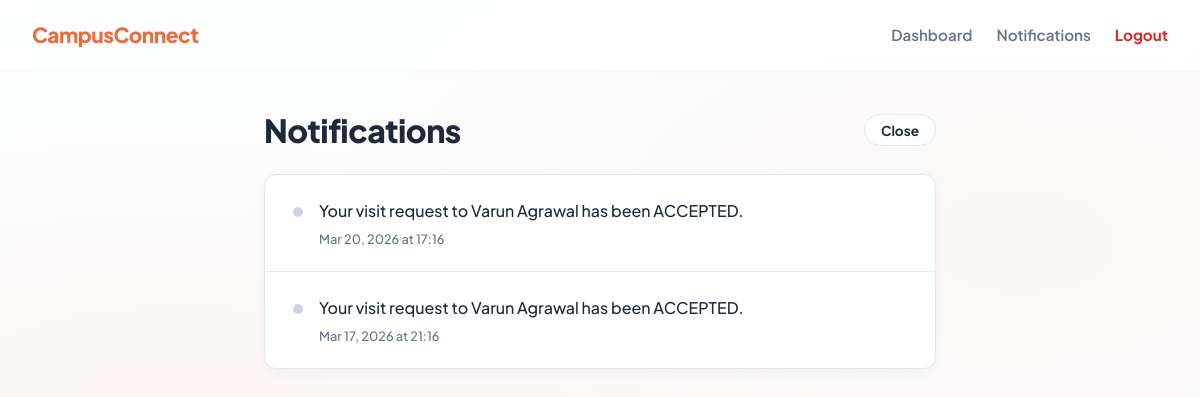
Page /notifications (signed in) on the committed database.
### app.py (models this page shows, shortened)
class Notification(db.Model):
    id = db.Column(db.Integer, primary_key=True)
    user_id = db.Column(db.Integer, db.ForeignKey('user.id'), nullable=False)
    message = db.Column(db.String(300), nullable=False)
    is_read = db.Column(db.Boolean, default=False)
    created_at = db.Column(db.DateTime, default=lambda: datetime.now(timezone.utc))

### app.py (the view)
@app.route('/notifications')
@login_required
def notifications():
    notifs = db.session.query(Notification).filter_by(user_id=session['user_id']).order_by(Notification.created_at.desc()).all()
    for n in notifs:
        n.is_read = True
    db.session.commit()
    return render_template('notifications.html', notifs=notifs)

### app.py (called while the page is built)
def login_required(f):
    @wraps(f)
    def decorated(*args, **kwargs):
        if 'user_id' not in session:
            flash('Please log in to continue.', 'warning')
            return redirect(url_for('login'))
        return f(*args, **kwargs)
    return decorated

def get_unread_count(user_id):
    return db.session.query(Notification).filter_by(user_id=user_id, is_read=False).count()

### templates/notifications.html (shortened to what this page needs)
{% extends 'base.html' %}
{% block content %}
<div class="container" style="max-width:720px;margin-top:2.5rem;">
  <div style="display:flex;align-items:center;justify-content:space-between;margin-bottom:1.5rem;">
    <h1 style="margin:0;">Notifications</h1>
    <a href="{{ url_for('student_dashboard' if session.role == 'student' else 'faculty_dashboard') }}" class="btn btn-outline btn-sm" style="border-radius:20px;">
      Close
    </a>
  </div>
  <div class="card" style="padding:0;overflow:hidden;border:1px solid var(--border);">
    {% if notifs %}
      <div style="display:flex;flex-direction:column;">
      {% for n in notifs %}
      <div class="notif-item" style="padding:1.5rem;{% if not n.is_read %}background:rgba(79, 70, 229, 0.03);border-left:4px solid var(--primary);{% else %}border-left:4px solid transparent;{% endif %}">
        <div class="notif-dot {% if n.is_read %}read{% endif %}" style="margin-top:8px;"></div>
        <div style="flex:1;">
          <div style="font-size:1rem;font-weight:{% if n.is_read %}500{% else %}700{% endif %};color:var(--text-main);line-height:1.5;">{{ n.message }}</div>
          <div class="notif-meta" style="margin-top:0.5rem;display:flex;align-items:center;gap:0.4rem;">
            <span>{{ n.created_at.strftime('%b %d, %Y at %H:%M') }}</span>
          </div>
        </div>
      </div>
      {% endfor %}
      </div>
    {% endif %}
  </div>
</div>
{% endblock %}

### templates/base.html (style rules this page uses)
:root { --primary: #ea6c3f; --primary-hover: #d1562c; --primary-light: #feefe8; --success: #059669; --success-light: #d1fae5; --danger: #dc2626; --danger-light: #fee2e2; --warning: #eab308; --warning-light: #fef9c3; --bg-color: #fcfdfe; --card-bg: #ffffff; --card-border: #f1f5f9; --text-main: #1e293b; --text-muted: #64748b; --border: #e2e8f0; --radius: 12px; --shadow-sm: 0 2px 4px 0 rgba(0, 0, 0, 0.02); --shadow-md: 0 4px 12px rgba(0, 0, 0, 0.04); --shadow-lg: 0 10px 25px rgba(0, 0, 0, 0.06); --shadow-glow: 0 8px 16px rgba(234, 108, 63, 0.25); }
* { box-sizing: border-box; margin: 0; padding: 0; }
body { font-family: 'Plus Jakarta Sans', sans-serif; background-color: var(--bg-color); background-image: radial-gradient(ellipse at 15% 50%, rgba(234, 108, 63, 0.05), transparent 50%), radial-gradient(ellipse at 85% 30%, rgba(234, 108, 63, 0.04), transparent 50%); color: var(--text-main); min-height: 100vh; -webkit-font-smoothing: antialiased; }
.container { max-width: 1200px; margin: 2.5rem auto; padding: 0 1.5rem; animation: fadeIn 0.5s ease-out; }
h1 { font-size: 2rem; font-weight: 800; letter-spacing: -0.5px; margin-bottom: 0.5rem; color: var(--text-main); }
.card { background: var(--card-bg); backdrop-filter: blur(10px); -webkit-backdrop-filter: blur(10px); border: 1px solid var(--card-border); border-radius: var(--radius); padding: 1.75rem; box-shadow: var(--shadow-md); transition: transform 0.3s ease, box-shadow 0.3s ease; }
.btn { display: inline-flex; align-items: center; justify-content: center; gap: 0.5rem; padding: 0.65rem 1.6rem; border-radius: 30px; font-size: 0.95rem; font-weight: 700; text-decoration: none; border: none; cursor: pointer; transition: all 0.25s ease-out; }
.btn-outline { background: white; border: 1.5px solid var(--border); color: var(--text-main); }
.btn-sm { padding: 0.4rem 1rem; font-size: 0.85rem; }
.notif-item { padding: 1.25rem; border-bottom: 1px solid var(--border); display: flex; gap: 1rem; align-items: flex-start; transition: background 0.2s; }
.notif-item:last-child { border-bottom: none; }
.notif-dot { width: 10px; height: 10px; border-radius: 50%; background: var(--primary); flex-shrink: 0; margin-top: 6px; box-shadow: 0 0 8px var(--primary); }
.notif-dot.read { background: #cbd5e1; box-shadow: none; }
.notif-meta { font-size: 0.8rem; color: var(--text-muted); font-weight: 500; margin-top: 4px; }

### rows in the picture
Notification: is_read True (drawn), message "Your visit request to Varun Agrawal has been ACCEPTED.", created_at "Mar 20, 2026 at 17:16"
Notification: is_read True (drawn), message "Your visit request to Varun Agrawal has been ACCEPTED.", created_at "Mar 17, 2026 at 21:16"
